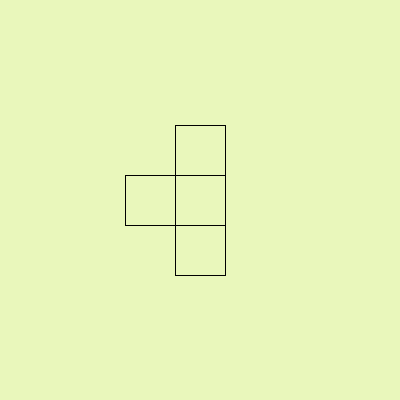
Frame 1 (no input)
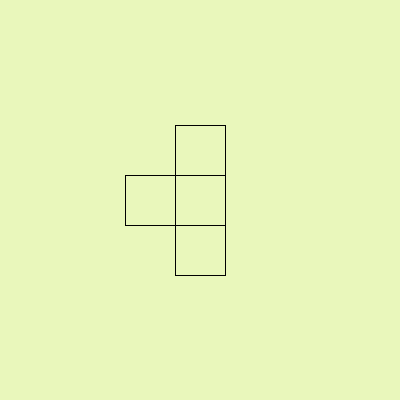
Frame 60 (the mouse pressed at the canvas centre just before this capture)
Frame 120 (the mouse held since frame 60 and released just before this capture): identical to frame 60, image omitted

The Processing sketch that drew these frames (run headless with seeded random() and noise(); from frame 60 on, the mouse is pressed at the canvas centre):

// Processing sketch: processing_74342
// ── processing_74342.pde

void setup(){
  size(400,400);
  background(#E9F7BB);
}

void draw(){
  line(175,125,175,275);
  line(225,125,225,275);
  line(125,175,225,175);
  line(125,225,225,225);
  line(175,125,225,125);
  line(125,175,125,225);
  line(175,275,225,275);
}  
void mouseClicked() {
  
  fill(#E9F7BB);
      rect(175,125,50,50);
      fill(#E9F7BB);
      rect(125,175,50,50);
      fill(#E9F7BB);
      rect(175,225,50,50);
            fill(#E9F7BB);
                  rect(175,175,50,50);
       fill(#E9F7BB);
  ellipse(25,25,25,25);
    fill(#E9F7BB);
  ellipse(25,375,25,25);
    fill(#E9F7BB);
  ellipse(375,25,25,25);
    fill(#E9F7BB);
  ellipse(375, 375,25,25);


  if(mouseX > 175 && mouseX < 225 && mouseY > 125 &&mouseY < 175){
    fill(255);
    rect(175,125,50,50);
    fill(255);
    ellipse(25,25,25,25);
    fill(255);
  ellipse(375,25,25,25);}
    else if(mouseX > 125 && mouseX < 175 && mouseY > 175 &&mouseY < 225){
    fill(255);
    rect(125,175,50,50);
    fill(255);
    ellipse(25,25,25,25);
    fill(255);
    ellipse(25,375,25,25);}
    else if(mouseX > 175 && mouseX < 225 && mouseY > 225 &&mouseY < 275){
      fill(255);
      rect(175,225,50,50);
      fill(255);
    ellipse(375,375,25,25);
    fill(255);
    ellipse(25,375,25,25);}
else if(mouseX > 175 && mouseX < 225 && mouseY > 175 &&mouseY < 225){
      fill(255);
      rect(175,175,50,50);
    fill(255);
      ellipse(25,25,25,25);
    fill(255);
      ellipse(25,375,25,25);
      fill(255);
        ellipse(375,25,25,25);
        fill(255);
          ellipse(375,375,25,25);}
  }
